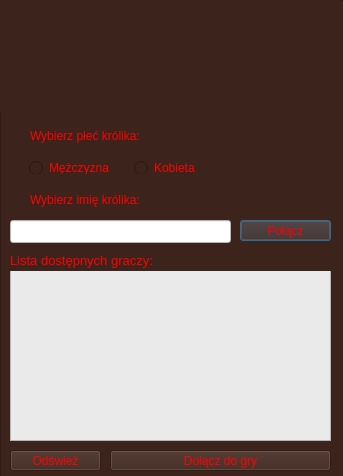
<?xml version="1.0" encoding="UTF-8"?>
<ui version="4.0">
 <class>Menu</class>
 <widget class="QDialog" name="Menu">
  <property name="geometry">
   <rect>
    <x>0</x>
    <y>0</y>
    <width>343</width>
    <height>476</height>
   </rect>
  </property>
  <property name="windowTitle">
   <string/>
  </property>
  <widget class="QWidget" name="verticalLayoutWidget">
   <property name="geometry">
    <rect>
     <x>0</x>
     <y>0</y>
     <width>351</width>
     <height>481</height>
    </rect>
   </property>
   <layout class="QVBoxLayout" name="verticalLayout">
    <item>
     <widget class="QFrame" name="frame">
      <property name="styleSheet">
       <string notr="true">background-color: rgb(60, 36, 28);</string>
      </property>
      <property name="frameShape">
       <enum>QFrame::StyledPanel</enum>
      </property>
      <property name="frameShadow">
       <enum>QFrame::Raised</enum>
      </property>
      <widget class="QLabel" name="logo">
       <property name="geometry">
        <rect>
         <x>0</x>
         <y>0</y>
         <width>341</width>
         <height>111</height>
        </rect>
       </property>
       <property name="text">
        <string/>
       </property>
       <property name="pixmap">
        <pixmap resource="img/images.qrc">:/new/prefix1/logo.gif</pixmap>
       </property>
       <property name="alignment">
        <set>Qt::AlignCenter</set>
       </property>
      </widget>
      <widget class="QLabel" name="label">
       <property name="geometry">
        <rect>
         <x>30</x>
         <y>121</y>
         <width>171</width>
         <height>31</height>
        </rect>
       </property>
       <property name="styleSheet">
        <string notr="true">color: rgb(255, 0, 0);
font: 12pt &quot;Sans Serif&quot;;</string>
       </property>
       <property name="text">
        <string>&lt;html&gt;&lt;head/&gt;&lt;body&gt;&lt;p&gt;Wybierz płeć królika: &lt;/p&gt;&lt;/body&gt;&lt;/html&gt;</string>
       </property>
      </widget>
      <widget class="QLabel" name="zdj_krolika">
       <property name="geometry">
        <rect>
         <x>240</x>
         <y>120</y>
         <width>91</width>
         <height>81</height>
        </rect>
       </property>
       <property name="styleSheet">
        <string notr="true">border-color: rgb(162, 162, 162);
border-image: url(:/new/prefix1/znak-zapytania.jpg);
border-width: 5px;</string>
       </property>
       <property name="text">
        <string/>
       </property>
       <property name="scaledContents">
        <bool>true</bool>
       </property>
      </widget>
      <widget class="QLabel" name="label_2">
       <property name="geometry">
        <rect>
         <x>30</x>
         <y>190</y>
         <width>171</width>
         <height>21</height>
        </rect>
       </property>
       <property name="styleSheet">
        <string notr="true">color: rgb(255, 0, 0);
font: 12pt &quot;Sans Serif&quot;;</string>
       </property>
       <property name="text">
        <string>&lt;html&gt;&lt;head/&gt;&lt;body&gt;&lt;p&gt;Wybierz imię królika: &lt;/p&gt;&lt;/body&gt;&lt;/html&gt;</string>
       </property>
      </widget>
      <widget class="QPushButton" name="polaczButton">
       <property name="geometry">
        <rect>
         <x>240</x>
         <y>220</y>
         <width>91</width>
         <height>21</height>
        </rect>
       </property>
       <property name="styleSheet">
        <string notr="true">color: rgb(255, 0, 0);</string>
       </property>
       <property name="text">
        <string>Połącz</string>
       </property>
      </widget>
      <widget class="QListWidget" name="listaGraczy">
       <property name="enabled">
        <bool>false</bool>
       </property>
       <property name="geometry">
        <rect>
         <x>10</x>
         <y>270</y>
         <width>321</width>
         <height>171</height>
        </rect>
       </property>
       <property name="styleSheet">
        <string notr="true">background-color: rgb(234, 234, 234);</string>
       </property>
      </widget>
      <widget class="QLabel" name="label_3">
       <property name="geometry">
        <rect>
         <x>10</x>
         <y>250</y>
         <width>321</width>
         <height>21</height>
        </rect>
       </property>
       <property name="styleSheet">
        <string notr="true">color: rgb(255, 0, 0);
font: 12pt &quot;Sans Serif&quot;;</string>
       </property>
       <property name="text">
        <string>&lt;html&gt;&lt;head/&gt;&lt;body&gt;&lt;p&gt;&lt;span style=&quot; font-size:10pt;&quot;&gt;Lista dostępnych graczy:&lt;/span&gt;&lt;/p&gt;&lt;/body&gt;&lt;/html&gt;</string>
       </property>
      </widget>
      <widget class="QPushButton" name="odswiezButton">
       <property name="enabled">
        <bool>false</bool>
       </property>
       <property name="geometry">
        <rect>
         <x>10</x>
         <y>450</y>
         <width>91</width>
         <height>21</height>
        </rect>
       </property>
       <property name="styleSheet">
        <string notr="true">color: rgb(255, 0, 0);</string>
       </property>
       <property name="text">
        <string>Odśwież</string>
       </property>
      </widget>
      <widget class="QPushButton" name="dolaczButton">
       <property name="enabled">
        <bool>false</bool>
       </property>
       <property name="geometry">
        <rect>
         <x>110</x>
         <y>450</y>
         <width>221</width>
         <height>21</height>
        </rect>
       </property>
       <property name="styleSheet">
        <string notr="true">color: rgb(255, 0, 0);</string>
       </property>
       <property name="text">
        <string>Dołącz do gry</string>
       </property>
      </widget>
      <widget class="QLineEdit" name="imieText">
       <property name="geometry">
        <rect>
         <x>10</x>
         <y>220</y>
         <width>221</width>
         <height>23</height>
        </rect>
       </property>
       <property name="styleSheet">
        <string notr="true">color: rgb(255, 0, 0);
background-color: rgb(255, 255, 255);</string>
       </property>
      </widget>
      <widget class="QFrame" name="">
       <property name="geometry">
        <rect>
         <x>20</x>
         <y>152</y>
         <width>201</width>
         <height>31</height>
        </rect>
       </property>
       <layout class="QHBoxLayout" name="horizontalLayout">
        <property name="spacing">
         <number>20</number>
        </property>
        <property name="rightMargin">
         <number>5</number>
        </property>
        <item>
         <widget class="QRadioButton" name="plecM">
          <property name="palette">
           <palette>
            <active>
             <colorrole role="WindowText">
              <brush brushstyle="SolidPattern">
               <color alpha="255">
                <red>255</red>
                <green>0</green>
                <blue>0</blue>
               </color>
              </brush>
             </colorrole>
             <colorrole role="Button">
              <brush brushstyle="SolidPattern">
               <color alpha="255">
                <red>255</red>
                <green>255</green>
                <blue>255</blue>
               </color>
              </brush>
             </colorrole>
             <colorrole role="Text">
              <brush brushstyle="SolidPattern">
               <color alpha="255">
                <red>255</red>
                <green>0</green>
                <blue>0</blue>
               </color>
              </brush>
             </colorrole>
             <colorrole role="ButtonText">
              <brush brushstyle="SolidPattern">
               <color alpha="255">
                <red>255</red>
                <green>0</green>
                <blue>0</blue>
               </color>
              </brush>
             </colorrole>
             <colorrole role="Base">
              <brush brushstyle="SolidPattern">
               <color alpha="255">
                <red>255</red>
                <green>255</green>
                <blue>255</blue>
               </color>
              </brush>
             </colorrole>
             <colorrole role="Window">
              <brush brushstyle="SolidPattern">
               <color alpha="255">
                <red>255</red>
                <green>255</green>
                <blue>255</blue>
               </color>
              </brush>
             </colorrole>
            </active>
            <inactive>
             <colorrole role="WindowText">
              <brush brushstyle="SolidPattern">
               <color alpha="255">
                <red>255</red>
                <green>0</green>
                <blue>0</blue>
               </color>
              </brush>
             </colorrole>
             <colorrole role="Button">
              <brush brushstyle="SolidPattern">
               <color alpha="255">
                <red>255</red>
                <green>255</green>
                <blue>255</blue>
               </color>
              </brush>
             </colorrole>
             <colorrole role="Text">
              <brush brushstyle="SolidPattern">
               <color alpha="255">
                <red>255</red>
                <green>0</green>
                <blue>0</blue>
               </color>
              </brush>
             </colorrole>
             <colorrole role="ButtonText">
              <brush brushstyle="SolidPattern">
               <color alpha="255">
                <red>255</red>
                <green>0</green>
                <blue>0</blue>
               </color>
              </brush>
             </colorrole>
             <colorrole role="Base">
              <brush brushstyle="SolidPattern">
               <color alpha="255">
                <red>255</red>
                <green>255</green>
                <blue>255</blue>
               </color>
              </brush>
             </colorrole>
             <colorrole role="Window">
              <brush brushstyle="SolidPattern">
               <color alpha="255">
                <red>255</red>
                <green>255</green>
                <blue>255</blue>
               </color>
              </brush>
             </colorrole>
            </inactive>
            <disabled>
             <colorrole role="WindowText">
              <brush brushstyle="SolidPattern">
               <color alpha="255">
                <red>255</red>
                <green>0</green>
                <blue>0</blue>
               </color>
              </brush>
             </colorrole>
             <colorrole role="Button">
              <brush brushstyle="SolidPattern">
               <color alpha="255">
                <red>255</red>
                <green>255</green>
                <blue>255</blue>
               </color>
              </brush>
             </colorrole>
             <colorrole role="Text">
              <brush brushstyle="SolidPattern">
               <color alpha="255">
                <red>255</red>
                <green>0</green>
                <blue>0</blue>
               </color>
              </brush>
             </colorrole>
             <colorrole role="ButtonText">
              <brush brushstyle="SolidPattern">
               <color alpha="255">
                <red>255</red>
                <green>0</green>
                <blue>0</blue>
               </color>
              </brush>
             </colorrole>
             <colorrole role="Base">
              <brush brushstyle="SolidPattern">
               <color alpha="255">
                <red>255</red>
                <green>255</green>
                <blue>255</blue>
               </color>
              </brush>
             </colorrole>
             <colorrole role="Window">
              <brush brushstyle="SolidPattern">
               <color alpha="255">
                <red>255</red>
                <green>255</green>
                <blue>255</blue>
               </color>
              </brush>
             </colorrole>
            </disabled>
           </palette>
          </property>
          <property name="styleSheet">
           <string notr="true">color: rgb(255, 0, 0);</string>
          </property>
          <property name="text">
           <string>Mężczyzna</string>
          </property>
         </widget>
        </item>
        <item>
         <widget class="QRadioButton" name="plecK">
          <property name="palette">
           <palette>
            <active>
             <colorrole role="WindowText">
              <brush brushstyle="SolidPattern">
               <color alpha="255">
                <red>255</red>
                <green>0</green>
                <blue>0</blue>
               </color>
              </brush>
             </colorrole>
             <colorrole role="Button">
              <brush brushstyle="SolidPattern">
               <color alpha="255">
                <red>60</red>
                <green>36</green>
                <blue>28</blue>
               </color>
              </brush>
             </colorrole>
             <colorrole role="Text">
              <brush brushstyle="SolidPattern">
               <color alpha="255">
                <red>255</red>
                <green>0</green>
                <blue>0</blue>
               </color>
              </brush>
             </colorrole>
             <colorrole role="ButtonText">
              <brush brushstyle="SolidPattern">
               <color alpha="255">
                <red>255</red>
                <green>0</green>
                <blue>0</blue>
               </color>
              </brush>
             </colorrole>
             <colorrole role="Base">
              <brush brushstyle="SolidPattern">
               <color alpha="255">
                <red>255</red>
                <green>255</green>
                <blue>255</blue>
               </color>
              </brush>
             </colorrole>
             <colorrole role="Window">
              <brush brushstyle="SolidPattern">
               <color alpha="255">
                <red>60</red>
                <green>36</green>
                <blue>28</blue>
               </color>
              </brush>
             </colorrole>
            </active>
            <inactive>
             <colorrole role="WindowText">
              <brush brushstyle="SolidPattern">
               <color alpha="255">
                <red>255</red>
                <green>0</green>
                <blue>0</blue>
               </color>
              </brush>
             </colorrole>
             <colorrole role="Button">
              <brush brushstyle="SolidPattern">
               <color alpha="255">
                <red>60</red>
                <green>36</green>
                <blue>28</blue>
               </color>
              </brush>
             </colorrole>
             <colorrole role="Text">
              <brush brushstyle="SolidPattern">
               <color alpha="255">
                <red>255</red>
                <green>0</green>
                <blue>0</blue>
               </color>
              </brush>
             </colorrole>
             <colorrole role="ButtonText">
              <brush brushstyle="SolidPattern">
               <color alpha="255">
                <red>255</red>
                <green>0</green>
                <blue>0</blue>
               </color>
              </brush>
             </colorrole>
             <colorrole role="Base">
              <brush brushstyle="SolidPattern">
               <color alpha="255">
                <red>255</red>
                <green>255</green>
                <blue>255</blue>
               </color>
              </brush>
             </colorrole>
             <colorrole role="Window">
              <brush brushstyle="SolidPattern">
               <color alpha="255">
                <red>60</red>
                <green>36</green>
                <blue>28</blue>
               </color>
              </brush>
             </colorrole>
            </inactive>
            <disabled>
             <colorrole role="WindowText">
              <brush brushstyle="SolidPattern">
               <color alpha="255">
                <red>255</red>
                <green>0</green>
                <blue>0</blue>
               </color>
              </brush>
             </colorrole>
             <colorrole role="Button">
              <brush brushstyle="SolidPattern">
               <color alpha="255">
                <red>60</red>
                <green>36</green>
                <blue>28</blue>
               </color>
              </brush>
             </colorrole>
             <colorrole role="Text">
              <brush brushstyle="SolidPattern">
               <color alpha="255">
                <red>255</red>
                <green>0</green>
                <blue>0</blue>
               </color>
              </brush>
             </colorrole>
             <colorrole role="ButtonText">
              <brush brushstyle="SolidPattern">
               <color alpha="255">
                <red>255</red>
                <green>0</green>
                <blue>0</blue>
               </color>
              </brush>
             </colorrole>
             <colorrole role="Base">
              <brush brushstyle="SolidPattern">
               <color alpha="255">
                <red>60</red>
                <green>36</green>
                <blue>28</blue>
               </color>
              </brush>
             </colorrole>
             <colorrole role="Window">
              <brush brushstyle="SolidPattern">
               <color alpha="255">
                <red>60</red>
                <green>36</green>
                <blue>28</blue>
               </color>
              </brush>
             </colorrole>
            </disabled>
           </palette>
          </property>
          <property name="focusPolicy">
           <enum>Qt::StrongFocus</enum>
          </property>
          <property name="contextMenuPolicy">
           <enum>Qt::DefaultContextMenu</enum>
          </property>
          <property name="styleSheet">
           <string notr="true">color: rgb(255, 0, 0);</string>
          </property>
          <property name="text">
           <string>Kobieta</string>
          </property>
         </widget>
        </item>
       </layout>
      </widget>
     </widget>
    </item>
   </layout>
  </widget>
 </widget>
 <resources>
  <include location="img/images.qrc"/>
 </resources>
 <connections/>
</ui>
